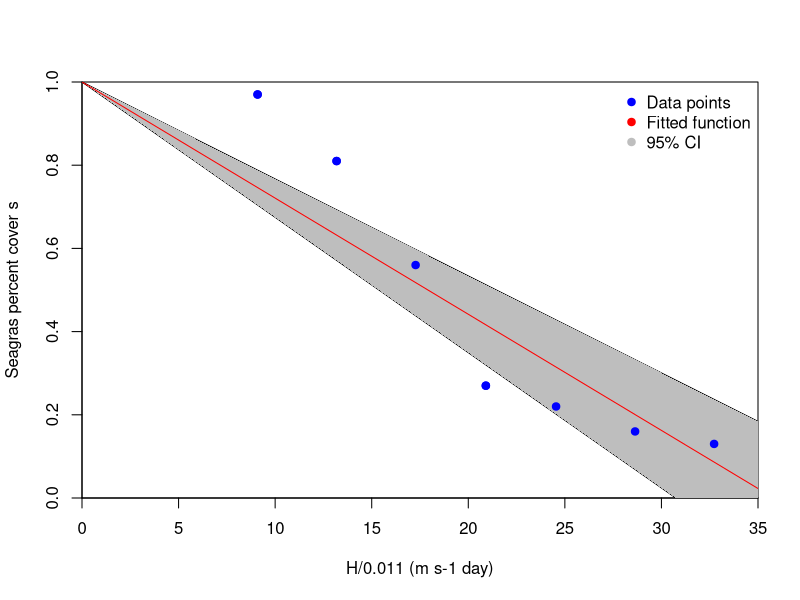
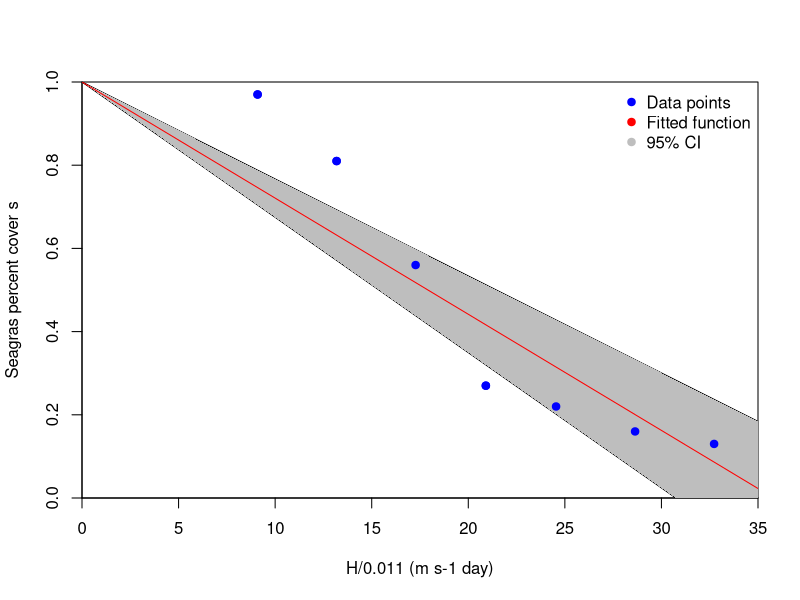

R code for these plots, in order:
# Working directory
setwd('/supplementary/figureS2') # set your working directory

# Data
data <- data.frame(
  s = c(0.97, 0.81, 0.56, 0.27, 0.22, 0.16, 0.13),
  hmax_rmax = c(9.090909091, 13.18181818, 17.27272727, 20.90909091, 24.54545455, 28.63636364, 32.72727273)
)

# Linear Regression with intercept set to 1
model <- lm(I(s-1) ~ hmax_rmax + 0, data=data)

# Print the estimated parameter
print(summary(model))

# Calculate 5% and 95% confidence intervals
conf_intervals <- confint(model, level = 0.90)  # Adjust the level as needed
print(conf_intervals)

# Extracting lower and upper bounds
lower_bound <- conf_intervals[1]
upper_bound <- conf_intervals[2]

x <- seq(0, 35, 1)

# Generating fitted values for the bounds
fitted_lower <- lower_bound*x + 1
fitted_upper <- upper_bound*x + 1

# Plotting
tiff("figureS2.tiff", units = 'in', width = 7, height = 5, res = 700)

plot(data$hmax_rmax, data$s, 
     xlab="H/0.011 (m s-1 day)", ylab="Seagras percent cover s", pch=19, col="blue", xlim=c(0, 35), ylim=c(0, 1), xaxs="i", yaxs="i")
abline(a=1, b=coef(model)[1], col="red")  # adds the linear regression line with intercept at 1

# Add lines for the confidence interval bounds
lines(x, fitted_lower, col="black", type="l")
lines(x, fitted_upper, col="black", type="l")

# Create a polygon to fill the area between the lower and upper bounds
x_combined <- c(x, rev(x))  # Combine and reverse x for a closed shape
y_combined <- c(fitted_lower, rev(fitted_upper))
polygon(x_combined, y_combined, col="grey", border=NA)

# Re-draw the main fitted line and data points to overlay the grey area
abline(a=1, b=coef(model)[1], col="red")
points(data$hmax_rmax, data$s, pch=19, col="blue")
legend("topright", legend=c("Data points", "Fitted function", "95% CI"), pch=19, col=c("blue", "red", "grey"), bty="n")

plot(data$hmax_rmax, data$s, 
     xlab="H/0.011 (m s-1 day)", ylab="Seagras percent cover s", pch=19, col="blue", xlim=c(0, 35), ylim=c(0, 1), xaxs="i", yaxs="i")
abline(a=1, b=coef(model)[1], col="red")  # adds the linear regression line with intercept at 1

# Add lines for the confidence interval bounds
lines(x, fitted_lower, col="black", type="l")
lines(x, fitted_upper, col="black", type="l")

# Create a polygon to fill the area between the lower and upper bounds
x_combined <- c(x, rev(x))  # Combine and reverse x for a closed shape
y_combined <- c(fitted_lower, rev(fitted_upper))
polygon(x_combined, y_combined, col="grey", border=NA)

# Re-draw the main fitted line and data points to overlay the grey area
abline(a=1, b=coef(model)[1], col="red")
points(data$hmax_rmax, data$s, pch=19, col="blue")
legend("topright", legend=c("Data points", "Fitted function", "95% CI"), pch=19, col=c("blue", "red", "grey"), bty="n")

